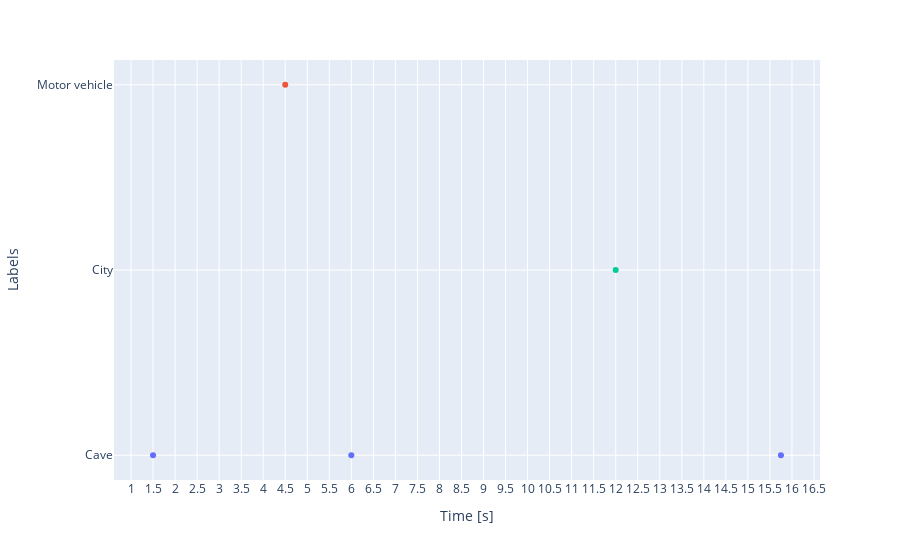

Write notebook code for a chart like this one.
### Markdown cell above
## Exact moments when objects are detected

### Code cell
df = pd.DataFrame(data2)
df.iloc[:,0] = df.iloc[:,0].astype("category")
df[3] = df.iloc[:,0].cat.codes

fig = px.scatter(x=df.iloc[:,1], y=df.iloc[:,2], hover_name=df.iloc[:,0], color=df.iloc[:,0])
fig.update_layout(title_text="", showlegend=False)
fig.update_yaxes(title_text='Labels', ticktext=df.iloc[:,0], tickvals=df.iloc[:,2], showgrid=True, zeroline=False, fixedrange=True)
fig.update_xaxes(title_text='Time [s]', nticks=80)
fig.show()

### Figure 1 — Plotly figure (JSON) as saved in the notebook; plotly's stock layout.template omitted (floating-point values rounded to 4 significant figures)
{"data": [{"hovertemplate": "<b>%{hovertext}</b><br><br>color=Cave<br>x=%{x}<br>y=%{y}<extra></extra>", "hovertext": ["Cave", "Cave", "Cave"], "legendgroup": "Cave", "marker": {"color": "#636efa", "symbol": "circle"}, "mode": "markers", "name": "Cave", "orientation": "v", "showlegend": true, "type": "scatter", "x": [1.5, 6, 15.75], "xaxis": "x", "y": [0, 0, 0], "yaxis": "y"}, {"hovertemplate": "<b>%{hovertext}</b><br><br>color=Motor vehicle<br>x=%{x}<br>y=%{y}<extra></extra>", "hovertext": ["Motor vehicle"], "legendgroup": "Motor vehicle", "marker": {"color": "#EF553B", "symbol": "circle"}, "mode": "markers", "name": "Motor vehicle", "orientation": "v", "showlegend": true, "type": "scatter", "x": [4.5], "xaxis": "x", "y": [2], "yaxis": "y"}, {"hovertemplate": "<b>%{hovertext}</b><br><br>color=City<br>x=%{x}<br>y=%{y}<extra></extra>", "hovertext": ["City"], "legendgroup": "City", "marker": {"color": "#00cc96", "symbol": "circle"}, "mode": "markers", "name": "City", "orientation": "v", "showlegend": true, "type": "scatter", "x": [12], "xaxis": "x", "y": [1], "yaxis": "y"}], "layout": {"legend": {"title": {"text": "color"}, "tracegroupgap": 0}, "margin": {"t": 60}, "showlegend": false, "title": {"text": ""}, "xaxis": {"anchor": "y", "domain": [0, 1], "nticks": 80, "title": {"text": "Time [s]"}}, "yaxis": {"anchor": "x", "domain": [0, 1], "fixedrange": true, "showgrid": true, "ticktext": ["Cave", "Motor vehicle", "Cave", "City", "Cave"], "tickvals": [0, 2, 0, 1, 0], "title": {"text": "Labels"}, "zeroline": false}}}
